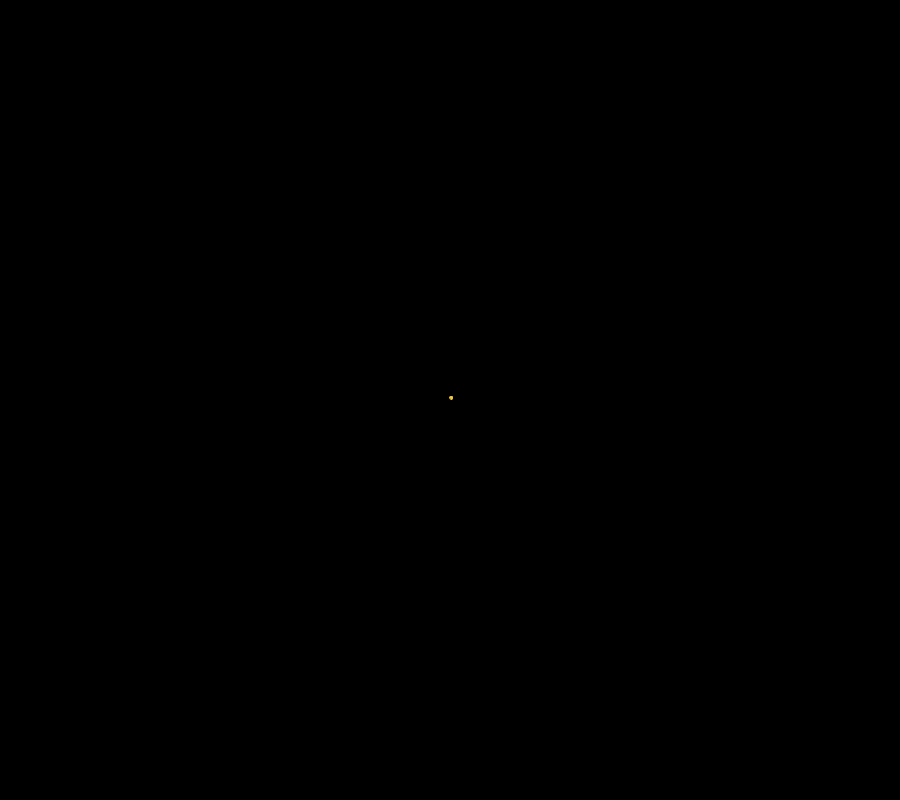
Frame 1 (no input)
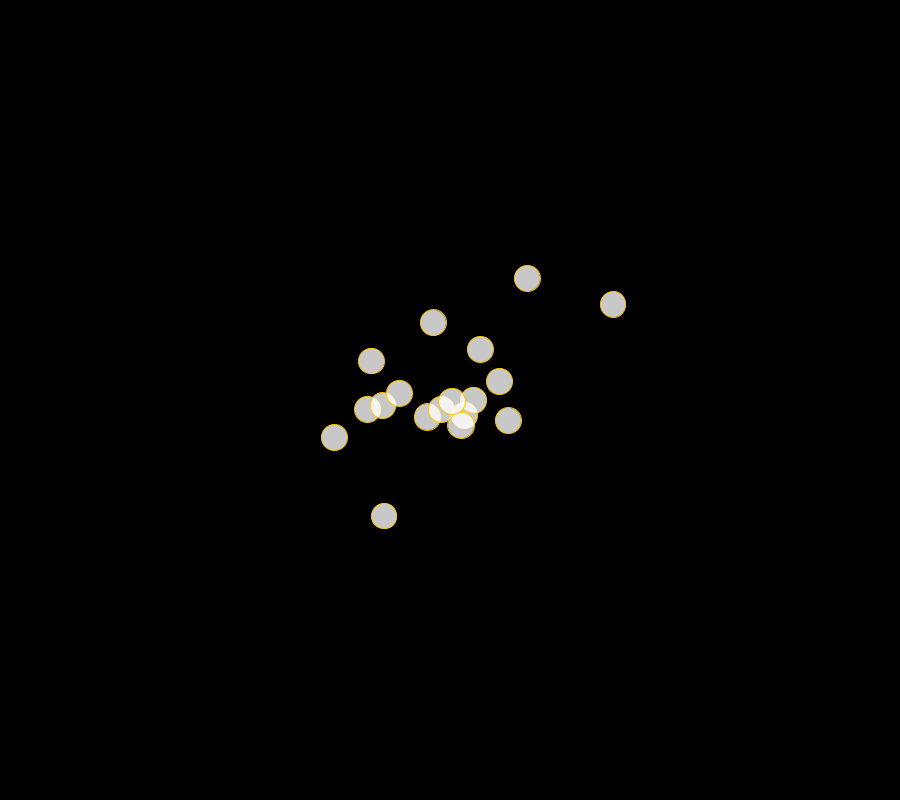
Frame 60 (the mouse pressed at the canvas centre just before this capture)
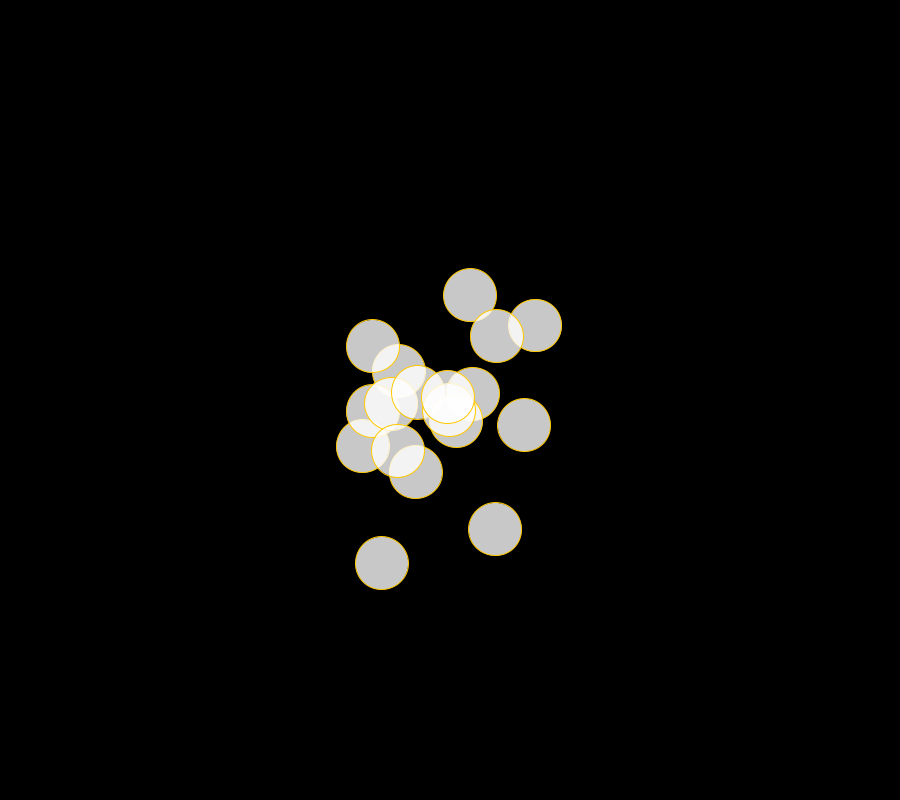
Frame 120 (the mouse held since frame 60 and released just before this capture)

The Processing sketch that drew these frames (run headless with seeded random() and noise(); from frame 60 on, the mouse is pressed at the canvas centre):

// Processing sketch: processing_93316
// ── processing_93316.pde

ArrayList<Particle> particles;
boolean isItFirst = true;
boolean isItBigger = false;
float big = 1;

void setup() {
  size(900, 800);
  particles = new ArrayList<Particle>();
  smooth();
  frameRate(200);
}

void draw() {
  frameRate(200);
  background(0);
  runFromAnywhere(width, height, 0);
  if(mousePressed) {
    if(mouseButton == LEFT) {
      runFromAnywhere(mouseX*2, mouseY*2, 200);
      frameRate(200);
    } else {
      frameRate(20);  
    }
  }
}

void runFromAnywhere(int x, int y, int colval){  
  particles.add(new Particle(new PVector(x/2, y/2)));
  for (int i=0; i<particles.size(); i++) {
    Particle p = particles.get(i);
    p.run(colval);
    if (p.isDead()) {
      particles.remove(i);
    }
  }
}

class Particle {
  PVector location;
  PVector velocity;
  PVector acceleration;
  float lifespan;

  Particle(PVector l) {
    //[offset-up] For demonstration purposes we assign the Particle an initial velocity and constant acceleration.
    acceleration = new PVector(0, 0);
    int extrafast = abs(mouseX-pmouseX);
    if(extrafast == 0){
      velocity = new PVector(random(-5, 5), random(-5, 5));
    } else if(extrafast < 20) {
      velocity = new PVector(random(-10, 10), random(-10, 10));
    } else if(extrafast < 40) {
      velocity = new PVector(random(-50, 50), random(-50, 50));
    } else {
      velocity = new PVector(random(-100, 100), random(-100, 100));
    }
    location = l.get();
    lifespan = height;
  }

  // Sometimes it’s convenient to have a “run”
  // function that calls all the other functions we need.
  void run(int colval) {
    update();
    display(colval);
    update();
  }

  void update() {
    velocity.add(acceleration);
    location.add(velocity);
    if(isItFirst) {
      lifespan -= 9.0;
      isItFirst = false;
    } else {
      lifespan -= 22.5;
    }
  }

  void display(int colval) {
    stroke(255, 200, colval);
    fill(255, 200);
    if(!isItBigger){
      ellipse(location.x, location.y, 2+big,2+big);
      isItBigger = true;
      big = big + 0.15;
    } else {
      ellipse(location.x, location.y, 2+big,2+big);
      isItBigger = false;
      big = big - 0.1;
    }
  }

  boolean isDead() {
    if (lifespan*5<120.0)
    {
      return true;
    }
    else 
    {
      return false;
    }
  }
}
